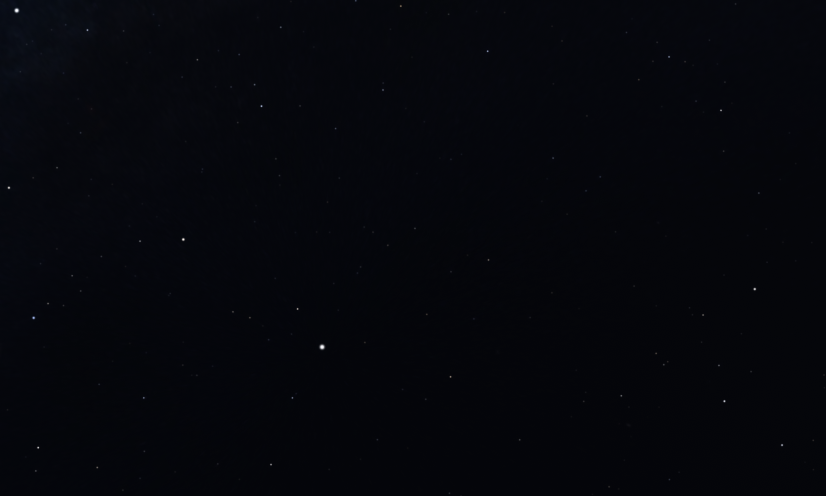
%> input picture sampleStellarium.png, 826 x 496 px
$ octave stellarium.m   (GNU Octave 9; MATLAB toolbox functions it lacks are replaced by stand-ins)
%> lines starting %> are read from the running program, lines starting %| are printed output that depends on the picture; in (x1, y1, x2, y2) boxes, pixels count from 0 and x2, y2 are one past the last pixel; in counts of white or black regions, pixels touching at a corner belong together; the program's own positions count from 1
close all
clear
clc

img = imread('sampleStellarium.png');
%> img is the input picture: size 496x826x3 uint8; mean R, G, B 5.2, 6.5, 11.6
img = rgb2gray(img);
%> img: size 496x826 uint8
figure
imshow(img)
figure
imhist(img)
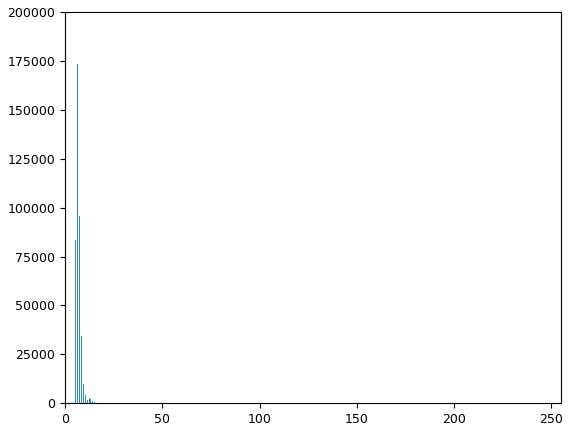
%> figure redrawn from the program's plot data; highest point at x = 6, y = 173562
imc = img > 50;
%> imc: size 496x826 logical; 0.04% white in thin lines or dots, all inside (x1, y1, x2, y2) = (8, 0, 783, 471)
figure
imshow(imc)

prewitt = edge(imc, 'prewitt');
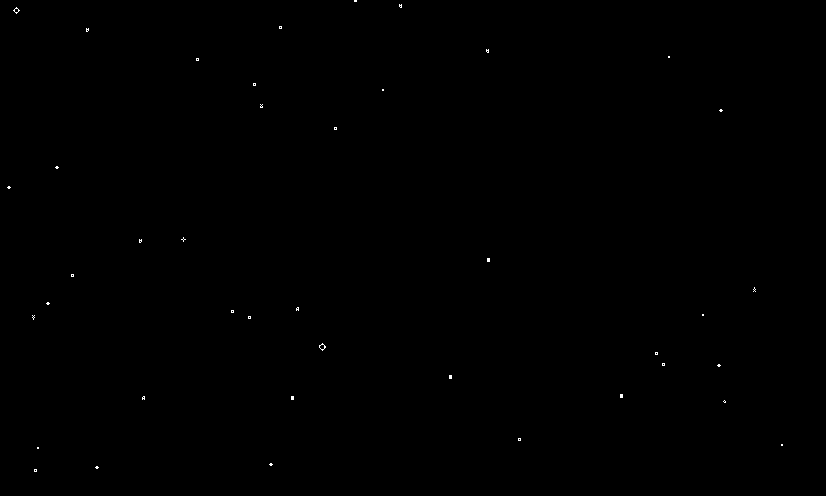
%> prewitt: size 496x826 logical; 0.08% white in thin lines or dots, all inside (x1, y1, x2, y2) = (7, 0, 783, 472)
figure
imshow(prewitt)
